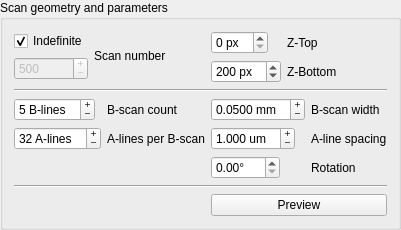
<?xml version="1.0" encoding="UTF-8"?>
<ui version="4.0">
 <class>groupScan</class>
 <widget class="QGroupBox" name="groupScan">
  <property name="geometry">
   <rect>
    <x>0</x>
    <y>0</y>
    <width>401</width>
    <height>225</height>
   </rect>
  </property>
  <property name="minimumSize">
   <size>
    <width>0</width>
    <height>0</height>
   </size>
  </property>
  <property name="maximumSize">
   <size>
    <width>16777215</width>
    <height>16777215</height>
   </size>
  </property>
  <property name="title">
   <string>Scan geometry and parameters</string>
  </property>
  <layout class="QGridLayout" name="gridLayout">
   <item row="2" column="0">
    <layout class="QFormLayout" name="formCount">
     <item row="0" column="0">
      <widget class="QSpinBox" name="spinBCount">
       <property name="toolTip">
        <string>The number of A-scans in a B-scan</string>
       </property>
       <property name="buttonSymbols">
        <enum>QAbstractSpinBox::PlusMinus</enum>
       </property>
       <property name="suffix">
        <string> B-lines</string>
       </property>
       <property name="minimum">
        <number>2</number>
       </property>
       <property name="maximum">
        <number>13</number>
       </property>
       <property name="value">
        <number>5</number>
       </property>
      </widget>
     </item>
     <item row="0" column="1">
      <widget class="QLabel" name="labelBCount">
       <property name="toolTip">
        <string>The number of A-scans in a B-scan</string>
       </property>
       <property name="text">
        <string>B-scan count</string>
       </property>
      </widget>
     </item>
     <item row="1" column="1">
      <widget class="QLabel" name="labelACount">
       <property name="toolTip">
        <string>The spacing between adjacent A-scans along the fast axis</string>
       </property>
       <property name="text">
        <string>A-lines per B-scan</string>
       </property>
      </widget>
     </item>
     <item row="1" column="0">
      <widget class="QSpinBox" name="spinACount">
       <property name="toolTip">
        <string>The spacing between adjacent A-scans along the fast axis</string>
       </property>
       <property name="buttonSymbols">
        <enum>QAbstractSpinBox::PlusMinus</enum>
       </property>
       <property name="suffix">
        <string> A-lines</string>
       </property>
       <property name="minimum">
        <number>4</number>
       </property>
       <property name="maximum">
        <number>256</number>
       </property>
       <property name="value">
        <number>32</number>
       </property>
      </widget>
     </item>
    </layout>
   </item>
   <item row="0" column="1">
    <layout class="QFormLayout" name="formZ">
     <item row="0" column="0">
      <widget class="QSpinBox" name="spinZTop">
       <property name="toolTip">
        <string>Number of pixels to crop from the top of the A-line. These pixels are most affected by DC artifacts</string>
       </property>
       <property name="suffix">
        <string> px</string>
       </property>
      </widget>
     </item>
     <item row="0" column="1">
      <widget class="QLabel" name="labelZBottom">
       <property name="toolTip">
        <string>Number of pixels to crop from the top of the A-line. These pixels are most affected by DC artifacts</string>
       </property>
       <property name="text">
        <string>Z-Top</string>
       </property>
      </widget>
     </item>
     <item row="1" column="0">
      <widget class="QSpinBox" name="spinZBottom">
       <property name="toolTip">
        <string>A-lines are cropped to this number of uppermost pixels on display and acquisition</string>
       </property>
       <property name="suffix">
        <string> px</string>
       </property>
       <property name="maximum">
        <number>1024</number>
       </property>
       <property name="value">
        <number>200</number>
       </property>
      </widget>
     </item>
     <item row="1" column="1">
      <widget class="QLabel" name="labelZTop">
       <property name="toolTip">
        <string>A-lines are cropped to this number of uppermost pixels on display and acquisition</string>
       </property>
       <property name="text">
        <string>Z-Bottom</string>
       </property>
      </widget>
     </item>
    </layout>
   </item>
   <item row="1" column="0" colspan="2">
    <widget class="Line" name="line">
     <property name="orientation">
      <enum>Qt::Horizontal</enum>
     </property>
    </widget>
   </item>
   <item row="3" column="0" colspan="2">
    <widget class="Line" name="line_2">
     <property name="orientation">
      <enum>Qt::Horizontal</enum>
     </property>
    </widget>
   </item>
   <item row="0" column="0">
    <layout class="QFormLayout" name="formNumber">
     <item row="0" column="0">
      <layout class="QGridLayout" name="subFormGrid">
       <item row="1" column="1">
        <widget class="QCheckBox" name="checkIndefinite">
         <property name="toolTip">
          <string>If checked, data will be continuously acquired until the stop button is pressed</string>
         </property>
         <property name="text">
          <string>Indefinite</string>
         </property>
         <property name="checked">
          <bool>true</bool>
         </property>
        </widget>
       </item>
       <item row="2" column="1">
        <widget class="QSpinBox" name="spinScanNumber">
         <property name="enabled">
          <bool>false</bool>
         </property>
         <property name="toolTip">
          <string>The number of scans to acquire. Note that these are saved independently, see Repeat/Averaging section</string>
         </property>
         <property name="buttonSymbols">
          <enum>QAbstractSpinBox::PlusMinus</enum>
         </property>
         <property name="minimum">
          <number>1</number>
         </property>
         <property name="maximum">
          <number>100000</number>
         </property>
         <property name="value">
          <number>500</number>
         </property>
        </widget>
       </item>
      </layout>
     </item>
     <item row="0" column="1">
      <widget class="QLabel" name="labelScanNumber">
       <property name="toolTip">
        <string>The number of scans to acquire. Note that these are saved independently, see Repeat/Averaging section</string>
       </property>
       <property name="text">
        <string>Scan number</string>
       </property>
      </widget>
     </item>
    </layout>
   </item>
   <item row="2" column="1">
    <layout class="QFormLayout" name="formDimensions">
     <item row="0" column="0">
      <widget class="QDoubleSpinBox" name="spinWidth">
       <property name="toolTip">
        <string>The length of the B-scan in physical units</string>
       </property>
       <property name="buttonSymbols">
        <enum>QAbstractSpinBox::PlusMinus</enum>
       </property>
       <property name="suffix">
        <string> mm</string>
       </property>
       <property name="decimals">
        <number>4</number>
       </property>
       <property name="minimum">
        <double>0.000100000000000</double>
       </property>
       <property name="singleStep">
        <double>0.001000000000000</double>
       </property>
       <property name="value">
        <double>0.050000000000000</double>
       </property>
      </widget>
     </item>
     <item row="0" column="1">
      <widget class="QLabel" name="labelWidth">
       <property name="toolTip">
        <string>The length of the B-scan in physical units</string>
       </property>
       <property name="text">
        <string>B-scan width</string>
       </property>
      </widget>
     </item>
     <item row="1" column="0">
      <widget class="QDoubleSpinBox" name="spinSpacing">
       <property name="toolTip">
        <string>The spacing between adjacent A-scans along the fast axis</string>
       </property>
       <property name="buttonSymbols">
        <enum>QAbstractSpinBox::PlusMinus</enum>
       </property>
       <property name="suffix">
        <string> um</string>
       </property>
       <property name="decimals">
        <number>3</number>
       </property>
       <property name="minimum">
        <double>0.001000000000000</double>
       </property>
       <property name="singleStep">
        <double>0.010000000000000</double>
       </property>
       <property name="value">
        <double>1.000000000000000</double>
       </property>
      </widget>
     </item>
     <item row="1" column="1">
      <widget class="QLabel" name="labelSpacing">
       <property name="toolTip">
        <string>The spacing between adjacent A-scans along the fast axis</string>
       </property>
       <property name="text">
        <string>A-line spacing</string>
       </property>
      </widget>
     </item>
     <item row="2" column="0">
      <widget class="QDoubleSpinBox" name="spinRotation">
       <property name="suffix">
        <string>°</string>
       </property>
       <property name="maximum">
        <double>360.000000000000000</double>
       </property>
       <property name="singleStep">
        <double>0.100000000000000</double>
       </property>
      </widget>
     </item>
     <item row="2" column="1">
      <widget class="QLabel" name="labelRotation">
       <property name="text">
        <string>Rotation</string>
       </property>
      </widget>
     </item>
    </layout>
   </item>
   <item row="4" column="1">
    <widget class="QPushButton" name="pushPreview">
     <property name="text">
      <string>Preview</string>
     </property>
    </widget>
   </item>
  </layout>
 </widget>
 <resources/>
 <connections/>
</ui>
